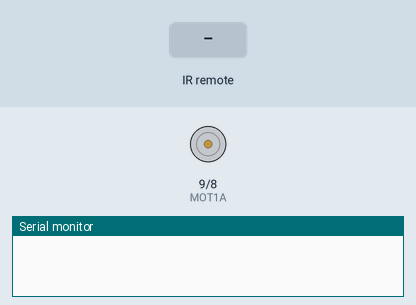
Recording of a sketch running on a simulated Arduino Uno, built with avr-gcc and run on an emulated ATmega328P. On the bench: motor-driver pin pairs drawn as motors (green arrow = first pin HIGH = forward, orange = second pin HIGH = backward, longer = more drive, scaled by the enable pin), the last lines printed to the serial monitor. The inputs (shaded band) are chosen by the test bench.

Above: at 1.2 s.
1.3 s: infrared code 0xFD807F received
At 2.1 s:
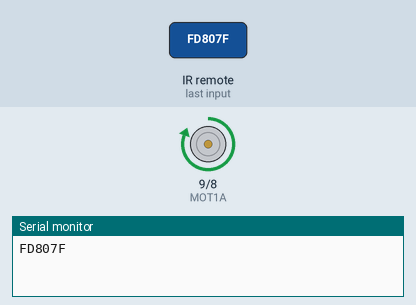
2.8 s: infrared code 0xFD906F received
At 3.3 s:
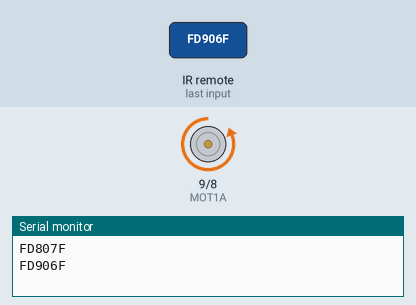
4.3 s: infrared code 0xFDA05F received
At 5.6 s:
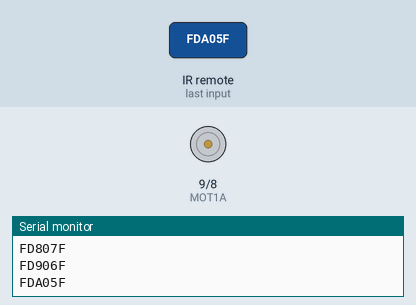
Timing chart, 0 to 7.3 s (numbered marks = the images above; inputs shaded):
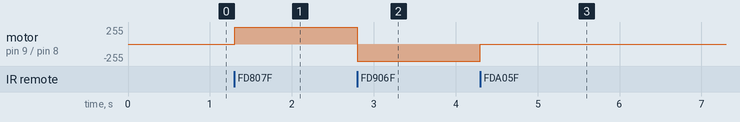

The sketch:

program_2.ino
```cpp
#include <IRremote.h>

#define CONTROL 11
#define MOT1A 9
#define MOT1B 8
#define SPEED 10

void stop(int portA, int portB);
void front(int portA, int portB);
void back(int portA, int portB);

IRrecv recIR(CONTROL);
decode_results result;

void setup(){
  pinMode(SPEED, OUTPUT);
  pinMode(MOT1A, OUTPUT);
  pinMode(MOT1B, OUTPUT);
  recIR.enableIRIn();
  Serial.begin(9600);
}

void loop(){
  if (recIR.decode(&result)) {
    Serial.println(result.value, HEX);
    switch(result.value) {
      case 0xFD807F:
      	front(MOT1A, MOT1B);
      	break;
      case 0xFD906F:
      	back(MOT1A, MOT1B);
     	break;
      case 0xFDA05F:
      	stop(MOT1A, MOT1B);
      	break;
    }
    recIR.resume();
  }
}

void stop(int portA, int portB) {
  digitalWrite(portA, 0);
  digitalWrite(portB, 0);
  analogWrite(SPEED, 0);
}

void front(int portA, int portB) {
  digitalWrite(portA, 1);
  digitalWrite(portB, 0);
  analogWrite(SPEED, 255);
}

void back(int portA, int portB) {
  digitalWrite(portA, 0);
  digitalWrite(portB, 1);
  analogWrite(SPEED, 255);
}
```

Measured:
- after the input at 1.3 s, motor on pin 9 (MOT1A) / pin 8 (MOT1B): stopped → forward 255/255 at once
- after the input at 2.8 s, motor on pin 9 (MOT1A) / pin 8 (MOT1B): forward 255/255 → backward 255/255 at once
- after the input at 4.3 s, motor on pin 9 (MOT1A) / pin 8 (MOT1B): backward 255/255 → stopped at once
